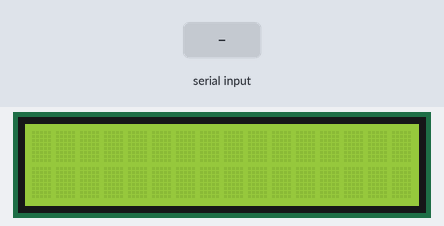
Simulated run of this sketch. Board: Arduino Uno, built with avr-gcc and run on an emulated ATmega328P. Parts: 16×2 character LCD. The test bench sets the inputs (shaded band). What the sketch prints to the serial monitor is not drawn.

Above: at 1.1 s.
1.2 s: "90,45,200\n" received over Serial
3.7 s: "30,150,10\n" received over Serial
6.2 s: "90,45\n" received over Serial
At 7.78 s:
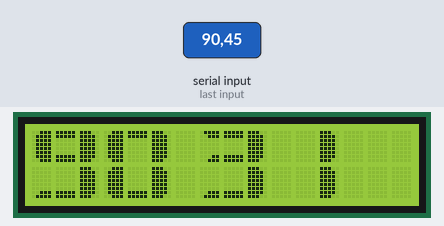
At 8.27 s:
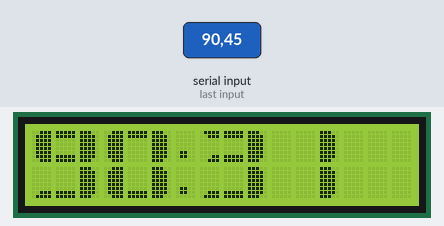
Timing chart, 0 to 9.8 s (numbered marks = the images above; inputs shaded):
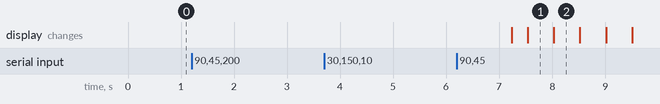

The sketch:

clock.ino
```cpp
#include <LiquidCrystal_I2C.h>

// ---------- SETTINGS ----------
const bool DOTS = true;


// ---------- Custom Characters ----------
// the 8 arrays that form each segment of the custom numbers
const byte bar1[8] = {0b11100,0b11110,0b11110,0b11110,0b11110,0b11110,0b11110,0b11100};
const byte bar2[8] = {0b00111,0b01111,0b01111,0b01111,0b01111,0b01111,0b01111,0b00111};
const byte bar3[8] = {0b11111,0b11111,0b00000,0b00000,0b00000,0b00000,0b11111,0b11111};
const byte bar4[8] = {0b11110,0b11100,0b00000,0b00000,0b00000,0b00000,0b11000,0b11100};
const byte bar5[8] = {0b01111,0b00111,0b00000,0b00000,0b00000,0b00000,0b00011,0b00111};
const byte bar6[8] = {0b00000,0b00000,0b00000,0b00000,0b00000,0b00000,0b11111,0b11111};
const byte bar7[8] = {0b00000,0b00000,0b00000,0b00000,0b00000,0b00000,0b00111,0b01111};
const byte bar8[8] = {0b11111,0b11111,0b00000,0b00000,0b00000,0b00000,0b00000,0b00000};


// ------ SETUP -----
LiquidCrystal_I2C lcd(0x27, 16, 2);

int seconds, minutes, hours;

unsigned long last_millis;
bool dots_on;


void setup()
{
    lcd.init(); // LCD Display init
    lcd.backlight(); // LCD Display activate backlight

    // Create custom characters once during setup
    lcd.createChar(1, bar1);
    lcd.createChar(2, bar2);
    lcd.createChar(3, bar3);
    lcd.createChar(4, bar4);
    lcd.createChar(5, bar5);
    lcd.createChar(6, bar6);
    lcd.createChar(7, bar7);
    lcd.createChar(8, bar8);

    seconds = 0;
    minutes = 0;
    hours = 0;

    Serial.begin(9600);

    Serial.println(F("enter hour"));
    while (!Serial.available()){
        delay(1);
    }

    String temp = "";
    temp = Serial.readString();
    hours = temp.toInt();

    Serial.println(F("enter minutes"));
    while (!Serial.available()){
        delay(1);
    }
    temp = Serial.readString();
    minutes = temp.toInt();

    Serial.println(F("enter seconds"));
    while (!Serial.available()){
        delay(1);
    }
    temp = Serial.readString();
    seconds = temp.toInt();


    Serial.print(F("TIME SET TO "));
    Serial.print(hours);
    Serial.print(F(":"));
    Serial.print(minutes);
    Serial.print(F(":"));
    Serial.print(seconds);
    Serial.println();

    last_millis = millis();
}

void custom0(int col) {
    // uses segments to build the number 0
    lcd.setCursor(col, 0);
    lcd.write(2);
    lcd.write(8);
    lcd.write(1);
    lcd.setCursor(col, 1);
    lcd.write(2);
    lcd.write(6);
    lcd.write(1);
}

void custom1(int col) {
    lcd.setCursor(col,0);
    lcd.write(32);
    lcd.write(32);
    lcd.write(1);
    lcd.setCursor(col,1);
    lcd.write(32);
    lcd.write(32);
    lcd.write(1);
}

void custom2(int col) {
    lcd.setCursor(col,0);
    lcd.write(5);
    lcd.write(3);
    lcd.write(1);
    lcd.setCursor(col, 1);
    lcd.write(2);
    lcd.write(6);
    lcd.write(6);
}

void custom3(int col) {
    lcd.setCursor(col,0);
    lcd.write(5);
    lcd.write(3);
    lcd.write(1);
    lcd.setCursor(col, 1);
    lcd.write(7);
    lcd.write(6);
    lcd.write(1);
}

void custom4(int col) {
    lcd.setCursor(col,0);
    lcd.write(2);
    lcd.write(6);
    lcd.write(1);
    lcd.setCursor(col, 1);
    lcd.write(32);
    lcd.write(32);
    lcd.write(1);
}

void custom5(int col) {
    lcd.setCursor(col,0);
    lcd.write(2);
    lcd.write(3);
    lcd.write(4);
    lcd.setCursor(col, 1);
    lcd.write(7);
    lcd.write(6);
    lcd.write(1);
}

void custom6(int col) {
    lcd.setCursor(col,0);
    lcd.write(2);
    lcd.write(3);
    lcd.write(4);
    lcd.setCursor(col, 1);
    lcd.write(2);
    lcd.write(6);
    lcd.write(1);
}

void custom7(int col) {
    lcd.setCursor(col,0);
    lcd.write(2);
    lcd.write(8);
    lcd.write(1);
    lcd.setCursor(col, 1);
    lcd.write(32);
    lcd.write(32);
    lcd.write(1);
}

void custom8(int col) {
    lcd.setCursor(col, 0);
    lcd.write(2);
    lcd.write(3);
    lcd.write(1);
    lcd.setCursor(col, 1);
    lcd.write(2);
    lcd.write(6);
    lcd.write(1);
}

void custom9(int col) {
    lcd.setCursor(col, 0);
    lcd.write(2);
    lcd.write(3);
    lcd.write(1);
    lcd.setCursor(col, 1);
    lcd.write(7);
    lcd.write(6);
    lcd.write(1);
}

void printNumber(int value, int col) {
    switch (value) {
        case 0: custom0(col); break;
        case 1: custom1(col); break;
        case 2: custom2(col); break;
        case 3: custom3(col); break;
        case 4: custom4(col); break;
        case 5: custom5(col); break;
        case 6: custom6(col); break;
        case 7: custom7(col); break;
        case 8: custom8(col); break;
        case 9: custom9(col); break;
    }
}


void loop() {
    // update time
    if(seconds > 59){
        seconds = 0;
        minutes++;

        if(minutes>59){
            minutes=0;
            hours++;

            if(hours>11){
                hours=0;
            }
        }

        Serial.print(F("CURRENT TIME "));
        Serial.print(hours);
        Serial.print(F(":"));
        Serial.print(minutes);
        Serial.print(F(":"));
        Serial.print(seconds);
        Serial.println();
    }

    int d;

    d=hours%10;
    printNumber(d, 3);

    d=hours/10;
    printNumber(d, 0);

    d=minutes%10;
    printNumber(d, 10);

    d=minutes/10;
    printNumber(d, 7);

    if((millis() - last_millis) >= 1000){
        last_millis += 1000;
        seconds++;
    }


    if (DOTS) {
        if (millis() % 1000 < 500) {
            lcd.setCursor(6, 0);
            lcd.print(".");
            lcd.setCursor(6, 1);
            lcd.print(".");
        } else {
            lcd.setCursor(6, 0);
            lcd.print(" ");
            lcd.setCursor(6, 1);
            lcd.print(" ");
        }
    }
}
```

Measured:
- after the input at 1.2 s, every drawn part: stays the same
- after the input at 3.7 s, every drawn part: stays the same
- after the input at 6.2 s, the display: first changes after 1.0 s (image 1 shows a later state)
- what the display in image 1 shows lasts 0.5 s, from 7.5 s to 8.0 s
